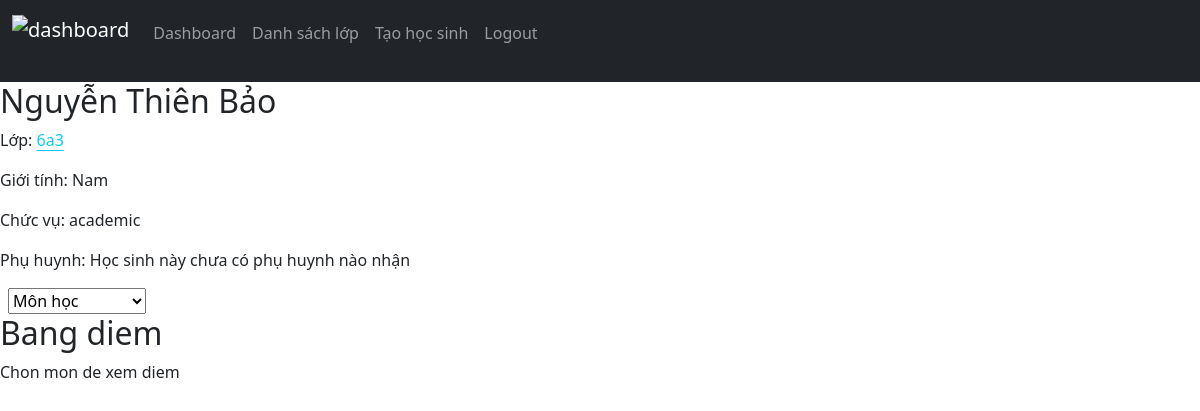
/student/7 (signed in), run on an earlier commit of the app's database.
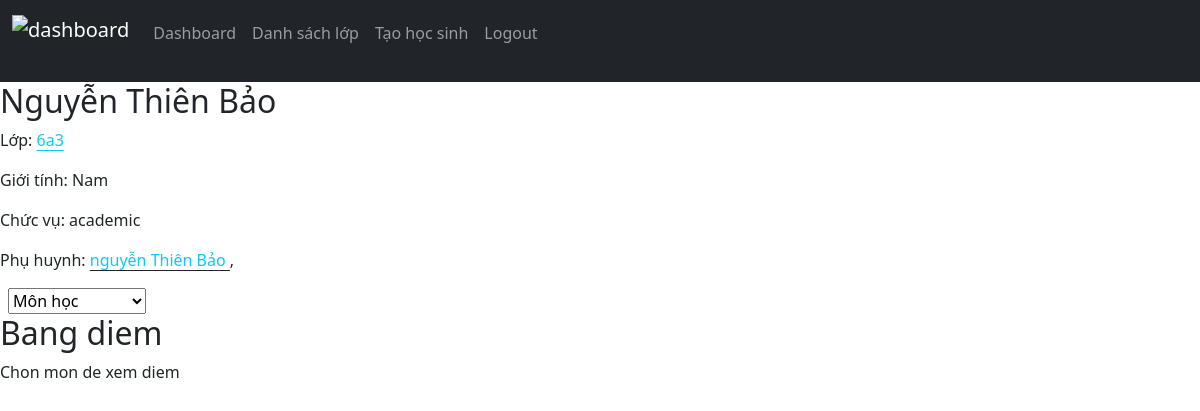
And on a later commit of the database.
### Du_An/models.py (models this page shows, shortened)
class Parent(User):
    full_name = models.CharField(max_length=200, unique=False)
    children = models.ManyToManyField("Student", related_name="parent")
    contact_information = models.TextField(default='')

### Du_An/views.py (the view, shortened to what this page needs)
# urls.py: path("student/<int:id>", views.view_student, name="view_student"),
@login_required(login_url="login")
def view_student(request, id):
    if request.method == "GET":
        try:
            student = Student.objects.get(pk=id)
            return render(request, "Du_An/student.html", {
                "student": student,
                "student_profile": student.get_profile(),
                "subjects": Subject.objects.all()
            })
        except Student.DoesNotExist:
            return render_error(request, error="Not found", error_message="Can't found any student with this id")
    else:
        return HttpResponseNotAllowed("method not allowed.")

### Du_An/models.py (called while the page is built)
    def get_profile(self, year: int = this_year):
        try:
            return self.profiles.get(year=year)
        except StudentYearProfile.DoesNotExist:
            return None

### Du_An/templates/Du_An/student.html (shortened to what this page needs)
{% extends 'Du_An/layout.html' %}
{% load static %}
{% load tags %}
{% block style %}<link href="{% static 'Du_An/css/profile.css' %}" rel="stylesheet">{% endblock %}
{% block body %}
    <div class="student_profile">
        <div class="basicInfo">
            <h2 class="studentName"> {{ student.full_name }} </h2>
            <p class="studentClass">Lớp: <a href="{% url 'view_class' student_profile.classroom.id %}" class="link-info link-offset-2 link-opacity-75-hover">{{ student_profile.classroom.classroom.name }}</a></p>
            <p class="studentGender">Giới tính: {% if student.is_boy %} Nam {% else %} Nữ {% endif %}</p>
            <p class="studentRole">Chức vụ: {{ student_profile.role }}</p>
            <p class="studentParent">
                Phụ huynh:
                {% for parent in student.parent.all %}
                    <a href="{% url 'view_parent' parent.id %}" class="link-info link-offset-2 link-underline-dark link-opacity-75-hover"> {{ parent.full_name }}</a>,
                {% empty %}
                    Học sinh này chưa có phụ huynh nào nhận
                {% endfor %}
            </p>
        </div>
        <div class="studentMark">
            <select id="subjects_select" class="form-condivol mx-2 me-auto">
                <option selected disabled>Môn học</option>
            </select>
            <div class="subjectMark">
                    <h2>Bang diem</h2>
                <div>
                    Chon mon de xem diem
                </div>
            </div>
        </div>
    </div>
{% endblock %}

What changed in the data, as far as the page shows it:
added Parent: full_name "nguyễn Thiên Bảo"
Also different on the page:
text no longer shown: "Học sinh này chưa có phụ huynh nào nhận"
